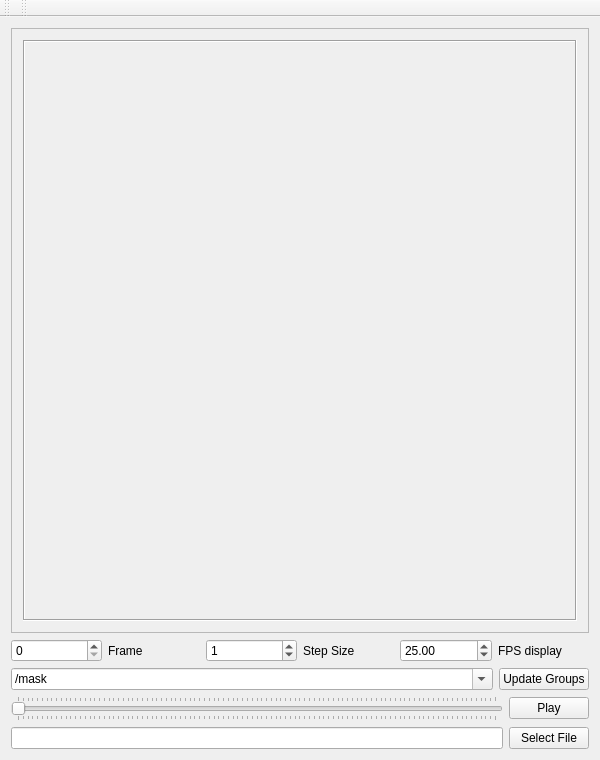
<?xml version="1.0" encoding="UTF-8"?>
<ui version="4.0">
 <class>ImageViewer</class>
 <widget class="QMainWindow" name="ImageViewer">
  <property name="geometry">
   <rect>
    <x>0</x>
    <y>0</y>
    <width>600</width>
    <height>760</height>
   </rect>
  </property>
  <property name="windowTitle">
   <string>ImageViewer</string>
  </property>
  <widget class="QWidget" name="centralWidget">
   <property name="enabled">
    <bool>true</bool>
   </property>
   <layout class="QVBoxLayout" name="verticalLayout_2">
    <item>
     <layout class="QVBoxLayout" name="verticalLayout">
      <item>
       <widget class="QScrollArea" name="scrollArea">
        <property name="frameShadow">
         <enum>QFrame::Sunken</enum>
        </property>
        <property name="widgetResizable">
         <bool>true</bool>
        </property>
        <widget class="QWidget" name="scrollAreaWidgetContents">
         <property name="geometry">
          <rect>
           <x>0</x>
           <y>0</y>
           <width>572</width>
           <height>527</height>
          </rect>
         </property>
         <layout class="QVBoxLayout" name="verticalLayout_3">
          <item>
           <widget class="QLabel" name="imageCanvas">
            <property name="sizePolicy">
             <sizepolicy hsizetype="Ignored" vsizetype="Ignored">
              <horstretch>0</horstretch>
              <verstretch>0</verstretch>
             </sizepolicy>
            </property>
            <property name="frameShape">
             <enum>QFrame::Box</enum>
            </property>
            <property name="frameShadow">
             <enum>QFrame::Sunken</enum>
            </property>
            <property name="text">
             <string/>
            </property>
           </widget>
          </item>
         </layout>
        </widget>
       </widget>
      </item>
      <item>
       <layout class="QHBoxLayout" name="horizontalLayout_3">
        <item>
         <widget class="QSpinBox" name="spinBox_frame"/>
        </item>
        <item>
         <widget class="QLabel" name="label_frame">
          <property name="text">
           <string>Frame</string>
          </property>
         </widget>
        </item>
        <item>
         <widget class="QSpinBox" name="spinBox_step">
          <property name="maximum">
           <number>100000</number>
          </property>
          <property name="value">
           <number>1</number>
          </property>
         </widget>
        </item>
        <item>
         <widget class="QLabel" name="label_step">
          <property name="text">
           <string>Step Size</string>
          </property>
         </widget>
        </item>
        <item>
         <widget class="QDoubleSpinBox" name="doubleSpinBox_fps">
          <property name="maximum">
           <double>100.000000000000000</double>
          </property>
          <property name="value">
           <double>25.000000000000000</double>
          </property>
         </widget>
        </item>
        <item>
         <widget class="QLabel" name="label_fps">
          <property name="text">
           <string>FPS display</string>
          </property>
         </widget>
        </item>
       </layout>
      </item>
      <item>
       <layout class="QHBoxLayout" name="horizontalLayout_6">
        <item>
         <widget class="QComboBox" name="comboBox_h5path">
          <property name="editable">
           <bool>true</bool>
          </property>
          <item>
           <property name="text">
            <string>/mask</string>
           </property>
          </item>
          <item>
           <property name="text">
            <string>/full_data</string>
           </property>
          </item>
         </widget>
        </item>
        <item>
         <widget class="QPushButton" name="pushButton_h5groups">
          <property name="sizePolicy">
           <sizepolicy hsizetype="Maximum" vsizetype="Fixed">
            <horstretch>0</horstretch>
            <verstretch>0</verstretch>
           </sizepolicy>
          </property>
          <property name="text">
           <string>Update Groups</string>
          </property>
         </widget>
        </item>
       </layout>
      </item>
      <item>
       <layout class="QHBoxLayout" name="horizontalLayout_2">
        <item>
         <widget class="QSlider" name="imageSlider">
          <property name="cursor">
           <cursorShape>OpenHandCursor</cursorShape>
          </property>
          <property name="mouseTracking">
           <bool>true</bool>
          </property>
          <property name="autoFillBackground">
           <bool>false</bool>
          </property>
          <property name="maximum">
           <number>100</number>
          </property>
          <property name="orientation">
           <enum>Qt::Horizontal</enum>
          </property>
          <property name="invertedAppearance">
           <bool>false</bool>
          </property>
          <property name="invertedControls">
           <bool>false</bool>
          </property>
          <property name="tickPosition">
           <enum>QSlider::TicksBothSides</enum>
          </property>
         </widget>
        </item>
        <item>
         <widget class="QPushButton" name="playButton">
          <property name="text">
           <string>Play</string>
          </property>
          <property name="checkable">
           <bool>false</bool>
          </property>
         </widget>
        </item>
       </layout>
      </item>
      <item>
       <layout class="QHBoxLayout" name="horizontalLayout">
        <item>
         <widget class="QLineEdit" name="lineEdit">
          <property name="text">
           <string/>
          </property>
         </widget>
        </item>
        <item>
         <widget class="QPushButton" name="fileButton">
          <property name="text">
           <string>Select File</string>
          </property>
         </widget>
        </item>
       </layout>
      </item>
     </layout>
    </item>
   </layout>
   <zorder></zorder>
  </widget>
  <widget class="QMenuBar" name="menuBar">
   <property name="geometry">
    <rect>
     <x>0</x>
     <y>0</y>
     <width>600</width>
     <height>22</height>
    </rect>
   </property>
  </widget>
  <widget class="QToolBar" name="mainToolBar">
   <attribute name="toolBarArea">
    <enum>TopToolBarArea</enum>
   </attribute>
   <attribute name="toolBarBreak">
    <bool>false</bool>
   </attribute>
  </widget>
  <widget class="QToolBar" name="toolBar">
   <property name="windowTitle">
    <string>toolBar</string>
   </property>
   <attribute name="toolBarArea">
    <enum>TopToolBarArea</enum>
   </attribute>
   <attribute name="toolBarBreak">
    <bool>false</bool>
   </attribute>
  </widget>
 </widget>
 <layoutdefault spacing="6" margin="11"/>
 <resources/>
 <connections/>
</ui>
